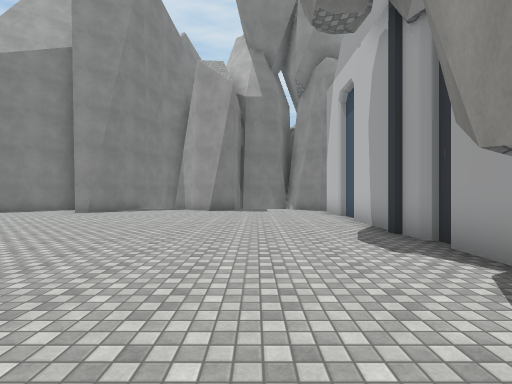
View 1 (above)

22 first-person views from a walk through a 3-D level made in the Unity game engine. The camera is 1.5 m above the floor, looks level and sees 85° across. The floor is counted in squares, 2 m on a side. Each view is taken from the middle of a square. On the plan, view 1 faces up. The plan holds only what a view shows up to about 10 squares ahead; the rest is blank. The place goes on beyond the plan. The player is left out. Some surface patterns are stand-ins.

View 2
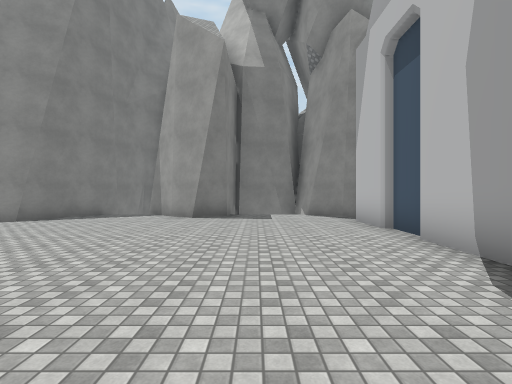

View 3
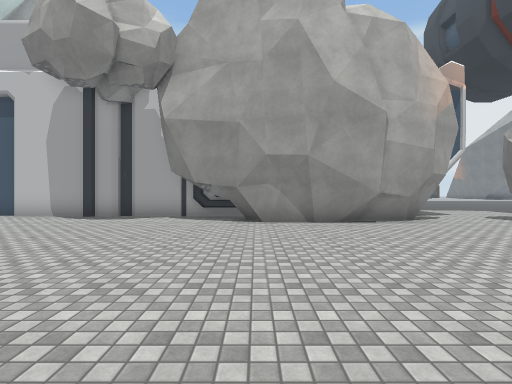

View 4
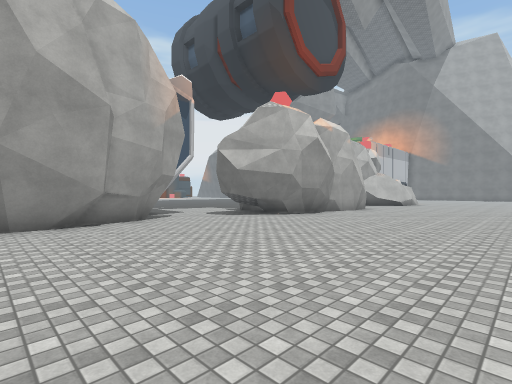

View 5
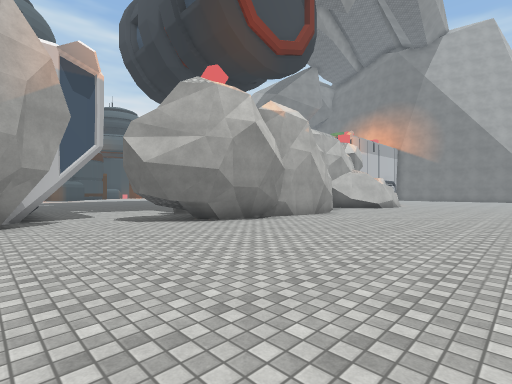

View 6
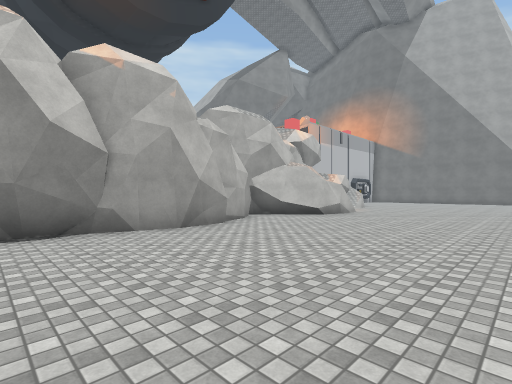

View 7
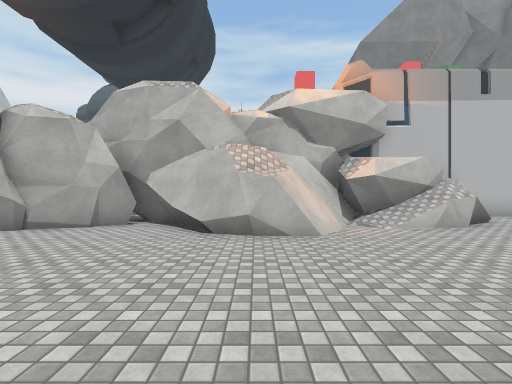

View 8
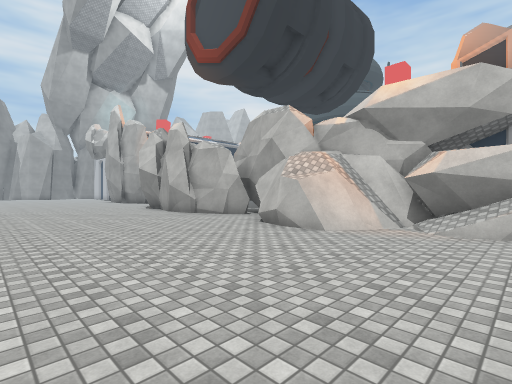

View 9
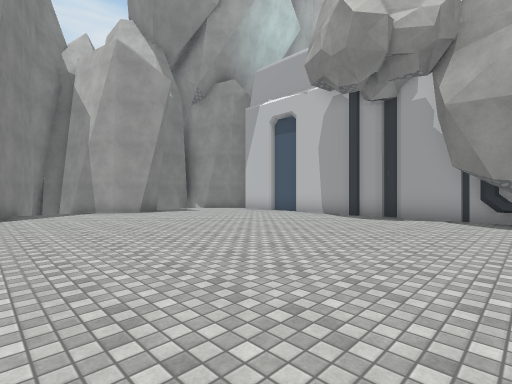

View 10
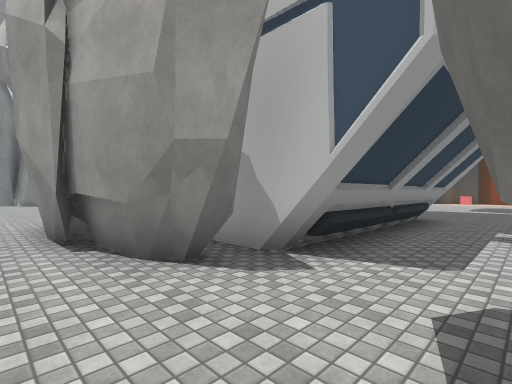

View 11
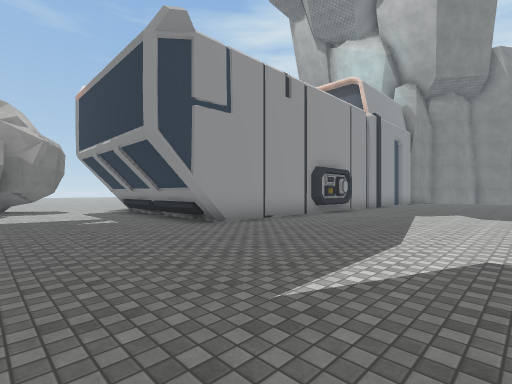

View 12
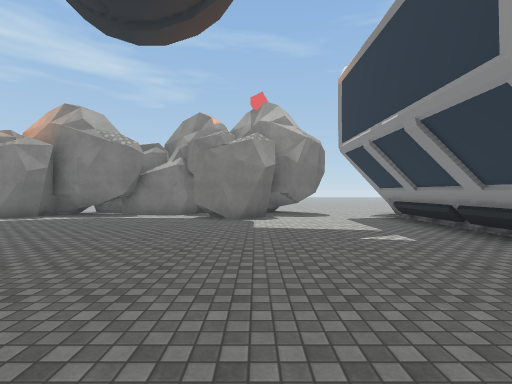

View 13
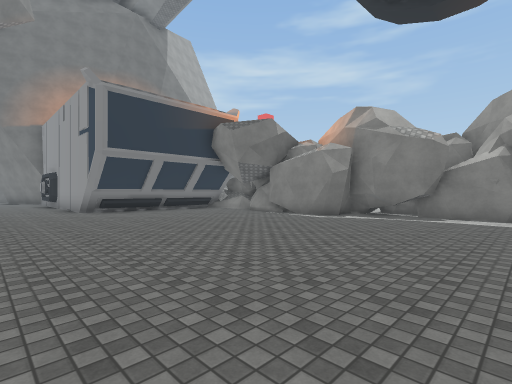

View 14
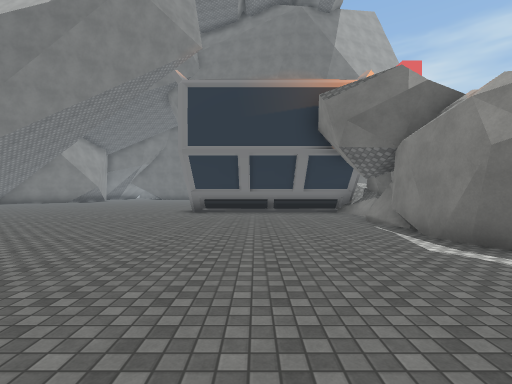

View 15
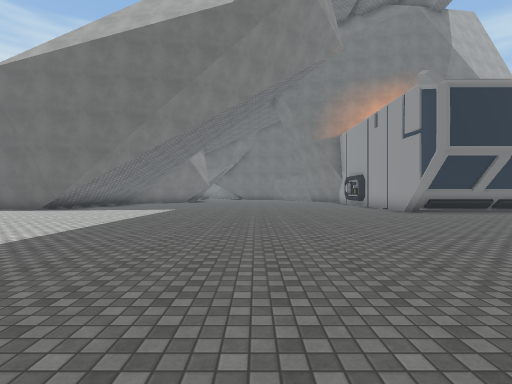

View 16
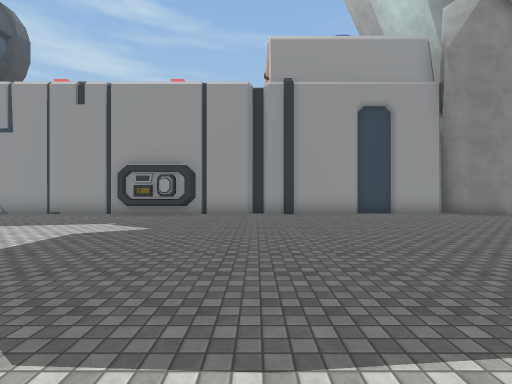

View 17
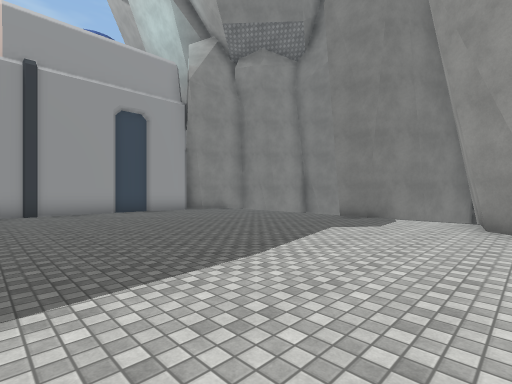

View 18
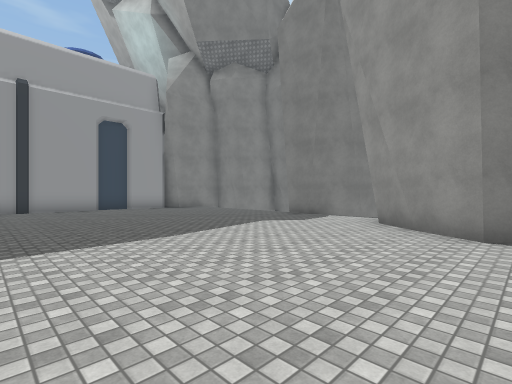

View 19
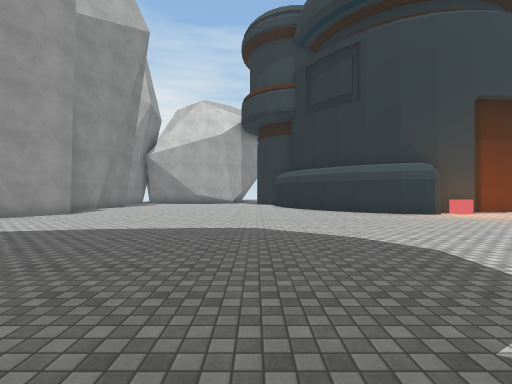

View 20
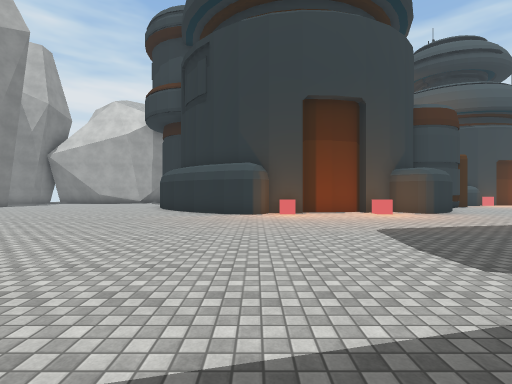

View 21
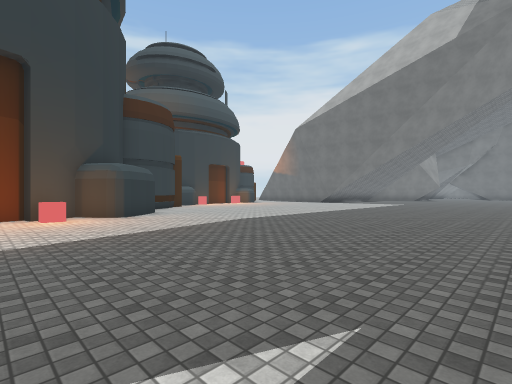

View 22
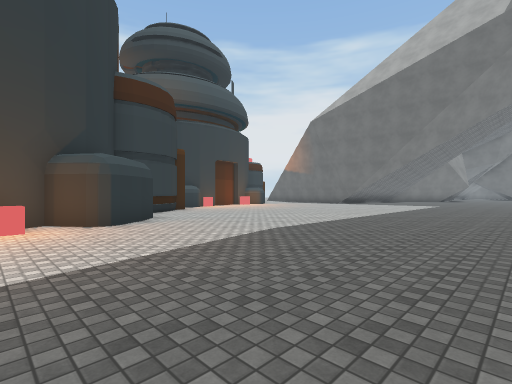

### Floor plan
Key: @ floor where view 1 was taken; # wall or solid block; . floor; = window, fence, low wall or low ledge; O other object.
Columns run from 6 left of view 1 to 21 right of it. Each row starts with its distance up from view 1.
 13 #########     ##     ####
 12 #..###..##    #.   .....##
 11 #........#    #.. .......##
 10 #........#    #...........##
  9 .........#    #.............
  8 .........#    #.............
  7 .........#    #.............
  6 .........#    #.............
  5 .........#    #.............
  4 .........#    #.............
  3 .........#    #.............
  2 .........#    #.............
  1 ........##    #.............
  0 ......@##     #.............
 -1 .......#      #............#
 -2 .......#      #............#
 -3 .......#      #............#
 -4 .......###    #............O
 -5 ........#######.............
 -6 ............................
 -7 .......#...................O
 -8 ......###...................
 -9 ......####.................#
-10 ......## #....... .........#
-11 ......##....................
-12 ......##....................
-13 ......###...................
-14 ......###...................
-15 .......##..................
-16 ......####................
-17 .....#####................
-18 .....#=###.................
-19 .....#####.................
-20 .......# ...................
-21 ......###...................
-22 ......#########.............

Positions as (right, up) in squares from view 1, and headings:
1: (0, 0), facing up
2: (0, 3), facing up
3: (-6, 0), facing right
4: (-6, -1), facing down-right
5: (-6, -4), facing down-right
6: (-6, -9), facing down-right
7: (-6, -18), facing right
8: (-6, -22), facing up-right
9: (-6, 1), facing up-right
10: (0, -7), facing up-right
11: (14, -9), facing up-left
12: (11, -9), facing left
13: (11, -11), facing down-left
14: (6, -12), facing down
15: (14, -12), facing down
16: (18, 4), facing left
17: (19, 4), facing up-left
18: (21, 4), facing up-left
19: (11, 3), facing right
20: (11, -3), facing right
21: (12, -6), facing down-right
22: (14, -7), facing down-right
